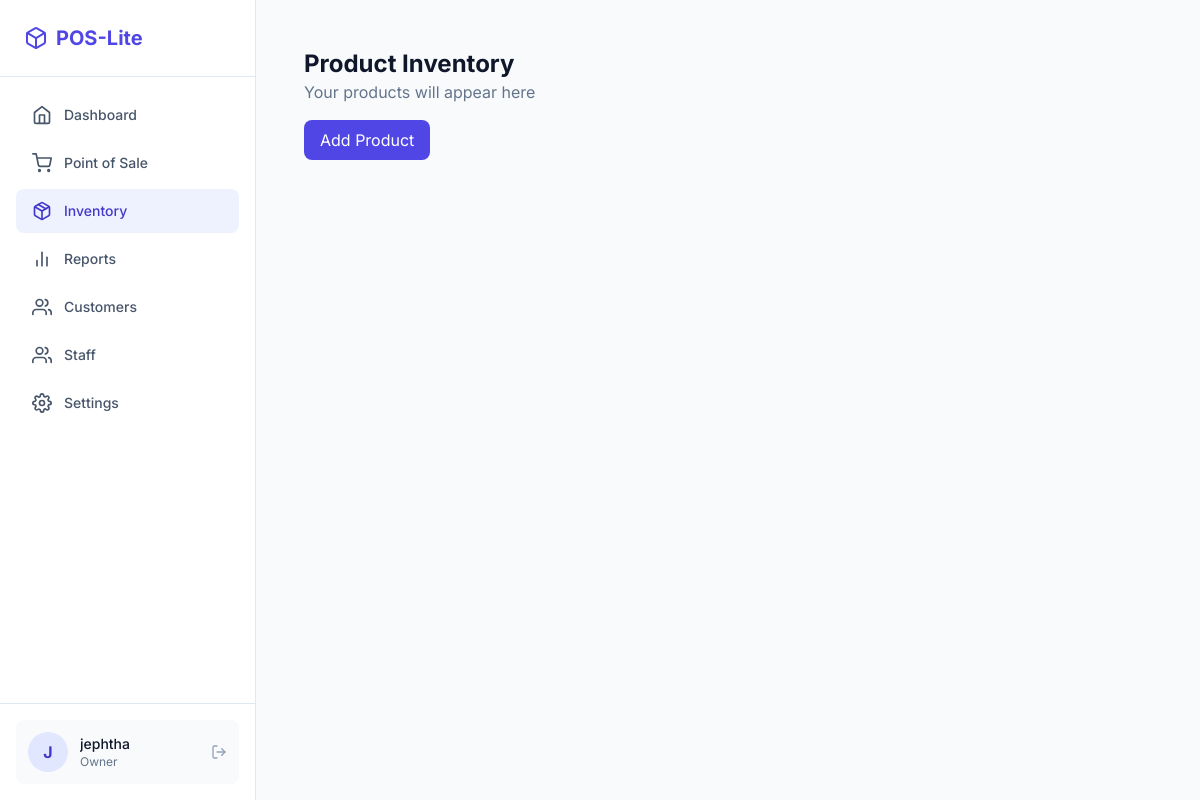
Screenshot of /store/products/ (signed in) with the database file from the repository.
### users/models.py (models this page shows, shortened)
class User(AbstractUser):
    class Role(models.TextChoices):
        OWNER = "OWNER", "Owner"
        STAFF = "STAFF", "Staff"
    role = models.CharField(max_length=50, choices=Role.choices, default=Role.STAFF)
    phone = models.CharField(max_length=15, blank=True, null=True)
    class SubscriptionStatus(models.TextChoices):
        TRIAL = "TRIAL", "Trial"
        ACTIVE = "ACTIVE", "Active"
        EXPIRED = "EXPIRED", "Expired"
        GRACE = "GRACE", "Grace Period"
    subscription_status = models.CharField(
        max_length=20,
        choices=SubscriptionStatus.choices,
        default=SubscriptionStatus.TRIAL
    )
    trial_start_date = models.DateTimeField(default=timezone.now)
    subscription_end_date = models.DateTimeField(null=True, blank=True)

### store/views.py (the view)
# urls.py: path('products/', views.product_list, name='product_list'),
@login_required
@owner_required
def product_list(request):
    query = request.GET.get('q')
    products = Product.objects.all().select_related('category').order_by('-created_at')
    if query:
        products = products.filter(
            Q(name__icontains=query) |
            Q(barcode__icontains=query) |
            Q(category__name__icontains=query)
        )
    context = {'products': products, 'search_query': query, 'form': ProductForm()}
    return render(request, 'store/product_list.html', context)

### core/context_processors.py (called while the page is built, shortened)
def subscription_context(request):
    if not request.user.is_authenticated:
        return {}
    user = request.user
    context = {
        'subscription_status': user.subscription_status,
        'is_trial': user.subscription_status == User.SubscriptionStatus.TRIAL,
        'is_active': user.subscription_status == User.SubscriptionStatus.ACTIVE,
        'is_expired': user.subscription_status == User.SubscriptionStatus.EXPIRED,
        'days_left': getattr(request, 'days_left', 0),
        'subscription_reminder': None,
        'subscription_reminder_color': 'green', # green, yellow, red
    }
    return context

### templates/store/product_list.html (shortened to what this page needs)
{% extends 'layouts/app.html' %}
{% load humanize %}
{% block content %}
<div class="p-4">
    <h1 class="text-2xl font-bold text-slate-900 dark:text-white">Product Inventory</h1>
    <p class="text-slate-500 dark:text-slate-400">Your products will appear here</p>
    <a href="{% url 'product_create' %}" class="mt-4 inline-block px-4 py-2 bg-primary-600 text-white rounded-lg">Add Product</a>
</div>
{% endblock %}

### templates/layouts/app.html (shortened to what this page needs)
{% extends 'base.html' %} {% block layout %}
<div class="flex h-screen overflow-hidden">
  <aside
    class="hidden md:flex flex-col w-64 border-r border-slate-200 dark:border-slate-800 bg-white dark:bg-slate-900"
  >
    <div class="p-6 border-b border-slate-200 dark:border-slate-800">
      <h1
        class="text-xl font-bold text-primary-600 dark:text-primary-400 flex items-center gap-2"
      >
        <i data-feather="box"></i> POS-Lite
      </h1>
    </div>
    <nav class="flex-1 overflow-y-auto p-4 space-y-1">
      <a
        href="{% url 'dashboard' %}"
        class="flex items-center gap-3 px-4 py-3 text-sm font-medium rounded-lg {% if request.resolver_match.url_name == 'dashboard' %}bg-primary-50 text-primary-700 dark:bg-primary-900/20 dark:text-primary-400{% else %}text-slate-600 dark:text-slate-400 hover:bg-slate-50 dark:hover:bg-slate-800{% endif %}"
      >
        <i data-feather="home" class="w-5 h-5"></i>
        Dashboard
      </a>
      <a
        href="{% url 'pos' %}"
        class="flex items-center gap-3 px-4 py-3 text-sm font-medium rounded-lg {% if request.resolver_match.url_name == 'pos' %}bg-primary-50 text-primary-700 dark:bg-primary-900/20 dark:text-primary-400{% else %}text-slate-600 dark:text-slate-400 hover:bg-slate-50 dark:hover:bg-slate-800{% endif %}"
      >
        <i data-feather="shopping-cart" class="w-5 h-5"></i>
        Point of Sale
      </a>
      {% if request.user.role == 'OWNER' %}
      <a
        href="{% url 'product_list' %}"
        class="flex items-center gap-3 px-4 py-3 text-sm font-medium rounded-lg {% if request.resolver_match.url_name == 'product_list' %}bg-primary-50 text-primary-700 dark:bg-primary-900/20 dark:text-primary-400{% else %}text-slate-600 dark:text-slate-400 hover:bg-slate-50 dark:hover:bg-slate-800{% endif %}"
      >
        <i data-feather="package" class="w-5 h-5"></i>
        Inventory
      </a>
      {% endif %}
      <a
        href="{% url 'sales_report' %}"
        class="flex items-center gap-3 px-4 py-3 text-sm font-medium rounded-lg {% if request.resolver_match.url_name == 'sales_report' %}bg-primary-50 text-primary-700 dark:bg-primary-900/20 dark:text-primary-400{% else %}text-slate-600 dark:text-slate-400 hover:bg-slate-50 dark:hover:bg-slate-800{% endif %}"
      >
        <i data-feather="bar-chart-2" class="w-5 h-5"></i>
        Reports
      </a>
      <a
        href="{% url 'customer_list' %}"
        class="flex items-center gap-3 px-4 py-3 text-sm font-medium rounded-lg {% if request.resolver_match.url_name == 'customer_list' %}bg-primary-50 text-primary-700 dark:bg-primary-900/20 dark:text-primary-400{% else %}text-slate-600 dark:text-slate-400 hover:bg-slate-50 dark:hover:bg-slate-800{% endif %}"
      >
        <i data-feather="users" class="w-5 h-5"></i>
        Customers
      </a>
      {% if request.user.role == 'OWNER' %}
      <a
        href="{% url 'staff_list' %}"
        class="flex items-center gap-3 px-4 py-3 text-sm font-medium rounded-lg {% if request.resolver_match.url_name == 'staff_list' or request.resolver_match.url_name == 'staff_create' or request.resolver_match.url_name == 'staff_edit' %}bg-primary-50 text-primary-700 dark:bg-primary-900/20 dark:text-primary-400{% else %}text-slate-600 dark:text-slate-400 hover:bg-slate-50 dark:hover:bg-slate-800{% endif %}"
      >
        <i data-feather="users" class="w-5 h-5"></i>
        Staff
      </a>
      <a
        href="{% url 'settings' %}"
        class="flex items-center gap-3 px-4 py-3 text-sm font-medium rounded-lg {% if request.resolver_match.url_name == 'settings' %}bg-primary-50 text-primary-700 dark:bg-primary-900/20 dark:text-primary-400{% else %}text-slate-600 dark:text-slate-400 hover:bg-slate-50 dark:hover:bg-slate-800{% endif %}"
      >
        <i data-feather="settings" class="w-5 h-5"></i>
        Settings
      </a>
      {% endif %}
    </nav>
    <div class="p-4 border-t border-slate-200 dark:border-slate-800">
      <div
        class="flex items-center gap-3 p-3 rounded-lg bg-slate-50 dark:bg-slate-800"
      >
        <div
          class="w-10 h-10 rounded-full bg-primary-100 dark:bg-primary-900 flex items-center justify-center text-primary-700 dark:text-primary-300 font-bold"
        >
          {{ request.user.username|slice:":1"|upper }}
        </div>
        <div class="flex-1 min-w-0">
          <p class="text-sm font-medium truncate">
            {{ request.user.username }}
          </p>
          <p class="text-xs text-slate-500 truncate">
            {{ request.user.get_role_display }}
          </p>
        </div>
        <a
          href="{% url 'logout' %}"
          class="text-slate-400 hover:text-red-500 transition-colors"
        >
          <i data-feather="log-out" class="w-4 h-4"></i>
        </a>
      </div>
    </div>
  </aside>
  <div class="flex-1 flex flex-col h-full overflow-hidden relative">
    <main
      class="flex-1 overflow-y-auto overflow-x-hidden p-4 md:p-8 pb-24 md:pb-8"
    >
      <div id="main-content" class="max-w-7xl mx-auto w-full">
        {% block content %}{% endblock %}
      </div>
  </div>
</div>
{% endblock %}

### rows the page displays
User: user.username "J", user.username "jephtha", user.role "Owner"
